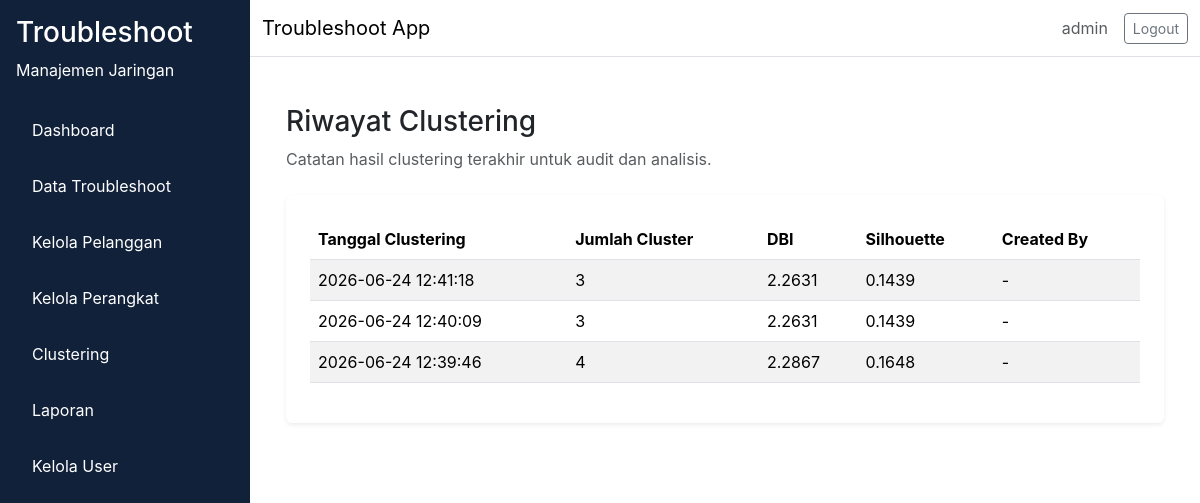
/laporan/riwayat-cluster (signed in), run on an earlier commit of the app's database.
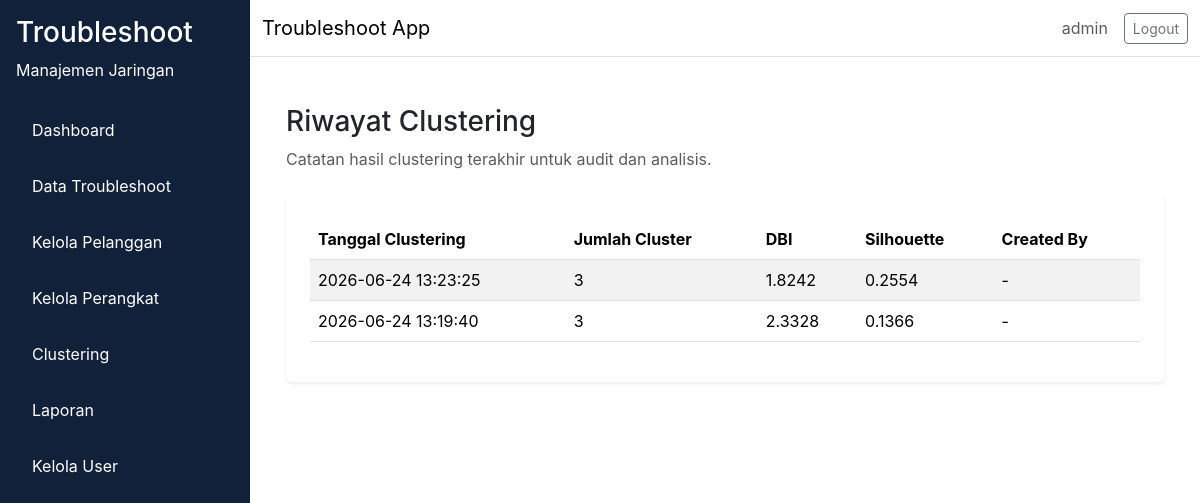
And on a later commit of the database.
### app/models/user.py (models this page shows, shortened)
class User(db.Model, UserMixin):
    __tablename__ = "user"
    id = db.Column(db.Integer, primary_key=True)
    username = db.Column(db.String(64), unique=True, nullable=False)
    email = db.Column(db.String(120), unique=True, nullable=False)
    password_hash = db.Column(db.String(256), nullable=False)
    role = db.Column(db.Enum(RoleEnum), nullable=False, default=RoleEnum.teknisi)
    created_at = db.Column(db.DateTime, server_default=db.func.now(), nullable=False)
    is_active = db.Column(db.Boolean, default=True, nullable=False)

### app/models/cluster_history.py (models this page shows, shortened)
class ClusterHistory(db.Model):
    __tablename__ = "cluster_history"
    id = db.Column(db.Integer, primary_key=True)
    jumlah_cluster = db.Column(db.Integer, nullable=False)
    dbi_score = db.Column(db.Float, nullable=False)
    silhouette_score = db.Column(db.Float, nullable=False)
    tanggal_clustering = db.Column(db.DateTime, server_default=db.func.now())
    created_by = db.Column(db.Integer, db.ForeignKey("user.id"), nullable=True)
    user = db.relationship("User", backref=db.backref("cluster_histories", lazy="select"), lazy="select")

### app/routes/laporan.py (the view)
@laporan_bp.route("/riwayat-cluster")
@login_required
def riwayat_cluster():
    clustering_rows = ClusterHistory.query.order_by(ClusterHistory.tanggal_clustering.desc()).all()
    return render_template("laporan/riwayat_cluster.html", clustering_rows=clustering_rows)

### app/__init__.py (called while the page is built)
def load_user(user_id):
    return User.query.get(int(user_id))

### app/templates/laporan/riwayat_cluster.html (shortened to what this page needs)
{% extends "base.html" %}
{% block content %}
<div class="container-fluid">
  <div class="mb-4">
    <h1 class="h3">Riwayat Clustering</h1>
    <p class="text-muted">Catatan hasil clustering terakhir untuk audit dan analisis.</p>
  </div>
  <div class="card shadow-sm p-4 mb-4">
    <div class="table-responsive">
      <table class="table table-striped align-middle">
        <thead>
          <tr>
            <th>Tanggal Clustering</th>
            <th>Jumlah Cluster</th>
            <th>DBI</th>
            <th>Silhouette</th>
            <th>Created By</th>
          </tr>
        </thead>
        <tbody>
          {% for history in clustering_rows %}
          <tr>
            <td>{{ history.tanggal_clustering.strftime('%Y-%m-%d %H:%M:%S') }}</td>
            <td>{{ history.jumlah_cluster }}</td>
            <td>{{ history.dbi_score or '-' }}</td>
            <td>{{ history.silhouette_score or '-' }}</td>
            <td>{{ history.user.username if history.user else '-' }}</td>
          </tr>
          {% else %}
          <tr>
            <td colspan="5" class="text-center text-muted">Belum ada riwayat clustering.</td>
          </tr>
          {% endfor %}
        </tbody>
      </table>
    </div>
  </div>
</div>
{% endblock %}

### app/templates/base.html (shortened to what this page needs)
<!doctype html>
<html lang="en">
  <head>
    <link href="https://cdn.jsdelivr.net/npm/bootstrap@5.3.2/dist/css/bootstrap.min.css" rel="stylesheet">
    <link rel="stylesheet" href="{{ url_for('static', filename='css/style.css') }}">
  </head>
  <body>
    <div class="d-flex min-vh-100 bg-light">
      {% if current_user.is_authenticated %}
      <nav class="sidebar p-3">
        <div class="sidebar-header mb-4 text-white">
          <h3>Troubleshoot</h3>
          <p>Manajemen Jaringan</p>
        </div>
        <ul class="nav flex-column">
          <li class="nav-item mb-2">
            <a class="nav-link text-white" href="{{ url_for('dashboard.index') }}">Dashboard</a>
          </li>
          {% if current_user.role.value == 'teknisi' %}
            <li class="nav-item mb-2">
              <a class="nav-link text-white" href="{{ url_for('troubleshoot.my_tasks') }}">Task Saya</a>
            </li>
          {% else %}
            <li class="nav-item mb-2">
              <a class="nav-link text-white" href="{{ url_for('troubleshoot.index') }}">Data Troubleshoot</a>
            </li>
            <li class="nav-item mb-2">
              <a class="nav-link text-white" href="{{ url_for('pelanggan.index') }}">Kelola Pelanggan</a>
            </li>
            <li class="nav-item mb-2">
              <a class="nav-link text-white" href="{{ url_for('pelanggan.perangkat_index') }}">Kelola Perangkat</a>
            </li>
            {% if current_user.role.value in ['admin', 'manajer'] %}
            <li class="nav-item mb-2">
              <a class="nav-link text-white" href="{{ url_for('clustering.index') }}">Clustering</a>
            </li>
            {% endif %}
            <li class="nav-item mb-2">
              <a class="nav-link text-white" href="{{ url_for('laporan.index') }}">Laporan</a>
            </li>
          {% endif %}
          {% if current_user.role.value == 'admin' %}
          <li class="nav-item mb-2">
            <a class="nav-link text-white" href="{{ url_for('admin.users') }}">Kelola User</a>
          </li>
          {% endif %}
        </ul>
      </nav>
      {% endif %}
      <div class="flex-grow-1 d-flex flex-column">
        <nav class="navbar navbar-expand-lg navbar-light bg-white border-bottom">
          <div class="container-fluid">
            <div class="navbar-brand mb-0">Troubleshoot App</div>
            <div class="d-flex align-items-center gap-3">
              {% if current_user.is_authenticated %}
              <span class="text-muted">{{ current_user.username }}</span>
              <a class="btn btn-outline-secondary btn-sm" href="{{ url_for('auth.logout') }}">Logout</a>
              {% endif %}
            </div>
          </div>
        </nav>
        <main class="flex-grow-1 p-4 bg-white">
          {% block content %}
          {% endblock %}
        </main>
      </div>
    </div>
  </body>
</html>

### app/static/css/style.css (style rules this page uses)
:root { --primary-color: #1a3a5c; --sidebar-bg: #11213a; --content-bg: #f8f9fa; }
body { margin: 0; font-family: Inter, system-ui, -apple-system, BlinkMacSystemFont, "Segoe UI", sans-serif; background-color: var(--content-bg); }
.sidebar { width: 250px; min-height: 100vh; background-color: var(--sidebar-bg); color: #ffffff; }
.sidebar-header h3, .sidebar-header p, .sidebar .nav-link { color: #ffffff; }
.sidebar .nav-link { padding: 0.75rem 1rem; border-radius: 0.5rem; }
main { background-color: #ffffff; }
.card { border: none; }

What changed in the data, as far as the page shows it:
removed ClusterHistory: tanggal_clustering "2026-06-24 12:41:18", jumlah_cluster "3", dbi_score "2.2631", silhouette_score "0.1439", user "-"
changed ClusterHistory (number 1 of 2 on the later page): tanggal_clustering "2026-06-24 12:40:09" → "2026-06-24 13:23:25"; dbi_score "2.2631" → "1.8242"; silhouette_score "0.1439" → "0.2554"
changed ClusterHistory (number 2 of 2 on the later page): tanggal_clustering "2026-06-24 12:39:46" → "2026-06-24 13:19:40"; jumlah_cluster "4" → "3"; dbi_score "2.2867" → "2.3328"; silhouette_score "0.1648" → "0.1366"
